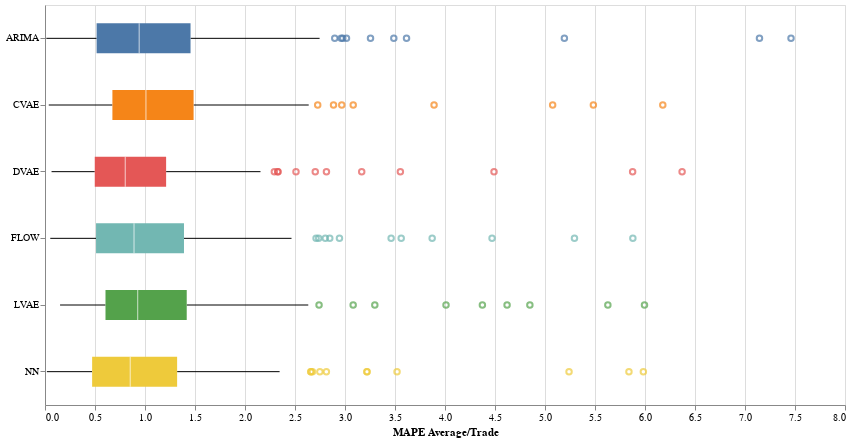

Source (notebook cell):
### Code cell
df_all = pd.DataFrame()
for model, df in d_results.items():
    df1 = df[['MAPE Average/Trade']]
    df1['Model'] = model.upper()
    df_all = pd.concat([df_all,df1])
alt.Chart(df_all,width=800,height=400).mark_boxplot(size=30).encode(
    x='MAPE Average/Trade', y=alt.Y('Model',axis=alt.Axis(title=None))
    ,color=alt.Color('Model',legend=None))

### Figure 1 — Vega-Lite specification as saved in the notebook (floating-point values rounded to 4 significant figures; data arrays with more than 128 entries replaced by an {"elided": "..."} marker saying what was removed)
{"config": {"view": {"continuousWidth": 400, "continuousHeight": 300}}, "data": {"name": "data-e375b0175481a6f3da17e9e8984349a5"}, "mark": {"type": "boxplot", "size": 30}, "encoding": {"color": {"type": "nominal", "field": "Model", "legend": null}, "x": {"type": "quantitative", "field": "MAPE Average/Trade"}, "y": {"type": "nominal", "axis": {"title": null}, "field": "Model"}}, "height": 400, "width": 800, "$schema": "https://vega.github.io/schema/vega-lite/v4.8.1.json", "datasets": {"data-e375b0175481a6f3da17e9e8984349a5": {"elided": "1398 records"}}}
